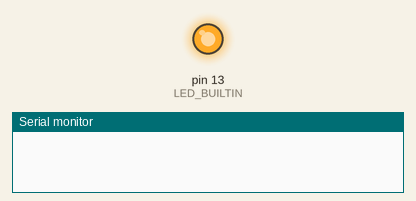
Recording of a sketch running on a simulated Arduino Uno, built with avr-gcc and run on an emulated ATmega328P. Parts: output pins drawn as LEDs (lit = HIGH), the last lines printed to the serial monitor.

Above: at 0.1 s.
At 38.1 s:
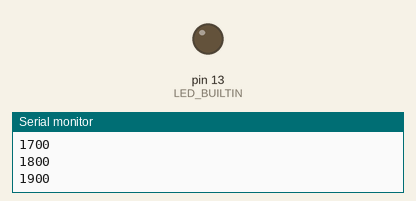
Timing chart, 0 to 39.6 s (numbered marks = the images above):
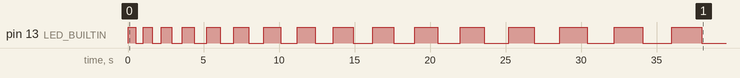

The sketch:

secao-1.6.ino
```cpp
// Seção 1.6 - Pisca-pisca cíclico

// Contador
int t = 500;
boolean teste = false;

void setup() {
  pinMode(LED_BUILTIN,OUTPUT);
  Serial.begin(9600);
}

void loop() {

  // O primeiro tempo será de 500 ms
  // Mas para todas as próximas vezes, terá um acréscimo de 100 ms
  // Porém, se atingir 2 segundos, retorna para 100 ms

  digitalWrite(LED_BUILTIN, HIGH);
  delay(t);
  digitalWrite(LED_BUILTIN, LOW);
  delay(t);

  Serial.println(t);

  if(t == 2000){
    teste = true;
  }
  if(t == 500){
    teste = false;
  }

  if(teste){
    t = t - 100;
  }else{
    t = t + 100;
  }
}
```

Measured:
- by itself, pin 13 (LED_BUILTIN): LOW → HIGH at 0.00 s, → LOW 0.50 s later, → HIGH 0.50 s later, → LOW 0.60 s later, … (32 changes in this stretch)
